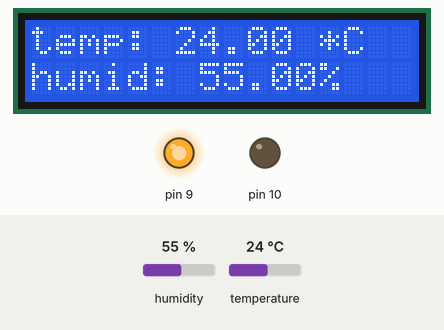
A sketch run on a simulated Arduino Uno, built with avr-gcc and run on an emulated ATmega328P. Shown: 16×2 character LCD, output pins drawn as LEDs (lit = HIGH). The inputs (shaded band) are chosen by the test bench; at power-on: temperature 24 °C, humidity 55 %. What the sketch prints to the serial monitor is not drawn.

Above: at 1.2 s.
1.3 s: temperature set to 29 °C
At 2.6 s:
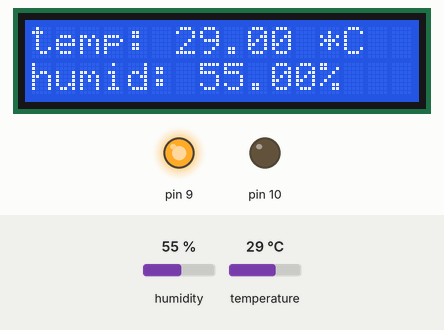
7.3 s: temperature set to 32 °C
At 9.4 s:
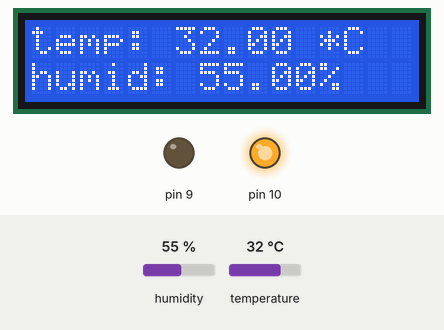
13.3 s: humidity set to 22 %
At 14.9 s:
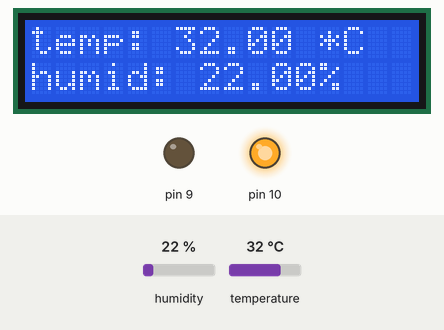
17.8 s: humidity set to 40 %
At 19.1 s:
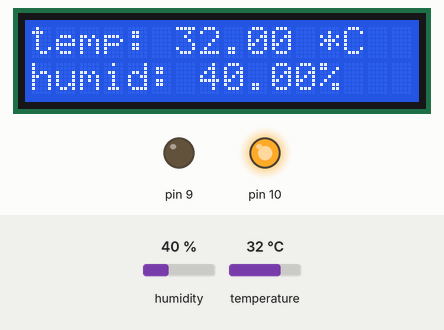
Timing chart, 0 to 20.8 s (numbered marks = the images above; inputs shaded):
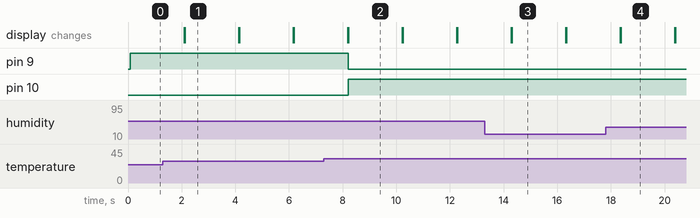

Measured:
- the behaviour switches between 30 and 31 °C on temperature (found by bisection; images 1 and 2)
- after the input at 1.3 s, the display: first differs from a run without the input after 0.82 s (image 1)
- after the input at 7.3 s, pin 9: HIGH → LOW after 0.91 s; pin 10: LOW → HIGH after 0.91 s; the display: first differs from a run without the input after 0.91 s (image 2)
- after the input at 13.3 s, the display: first differs from a run without the input after 1.0 s (image 3)
- after the input at 17.8 s, the display: first differs from a run without the input after 0.57 s (image 4)
- what the display in image 1 shows lasts 2.0 s, from 2.1 s to 4.1 s

The sketch:

print-temp-and-humid-on-LCD.ino
```cpp
#include <LiquidCrystal.h>
#include "DHT.h"
#define DHTPIN 8
#define DHTTYPE DHT11
DHT dht(DHTPIN, DHTTYPE);
const int rs = 12, en = 11, d4 = 5, d5 = 4, d6 = 3, d7 = 2;
LiquidCrystal lcd(rs, en, d4, d5, d6, d7);
float data;
float temp;
void setup() {
  // put your setup code here, to run once:
  lcd.begin(16, 2);
  pinMode(10, OUTPUT);
  pinMode(9, OUTPUT);
  pinMode(8, INPUT);
  Serial.begin(9600);
  dht.begin();
}
void loop() {
  // put your main code here, to run repeatedly:
  data = dht.readHumidity();
  temp = dht.readTemperature();
  lcd.print("temp: ");
  lcd.print(temp);
  lcd.print(" *C");
  lcd.setCursor(0, 1);
  lcd.print("humid: ");
  lcd.print(data);
  lcd.print("%");
  Serial.print("temp: ");
  Serial.print(temp);
  Serial.println(" *C");
  Serial.print("Humid: ");
  Serial.print(data);
  Serial.println(" %");
  if (temp > 30)
  {
    digitalWrite(10, HIGH);
    digitalWrite(9, LOW);
  }
  else
  {
    digitalWrite(9, HIGH);
    digitalWrite(10, LOW);
  }
  delay(2000);
  lcd.clear();
}
```
